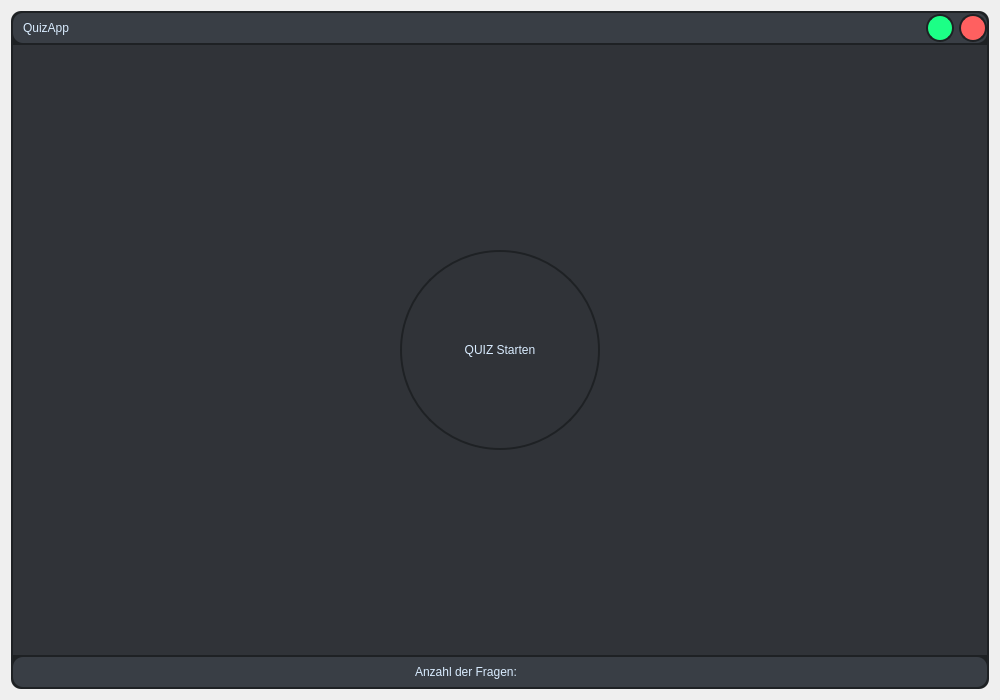
<?xml version="1.0" encoding="UTF-8"?>
<ui version="4.0">
 <class>Form</class>
 <widget class="QWidget" name="Form">
  <property name="geometry">
   <rect>
    <x>0</x>
    <y>0</y>
    <width>1000</width>
    <height>700</height>
   </rect>
  </property>
  <property name="minimumSize">
   <size>
    <width>1000</width>
    <height>700</height>
   </size>
  </property>
  <property name="maximumSize">
   <size>
    <width>1000</width>
    <height>700</height>
   </size>
  </property>
  <property name="windowTitle">
   <string>Form</string>
  </property>
  <layout class="QHBoxLayout" name="horizontalLayout">
   <item>
    <widget class="QFrame" name="container">
     <property name="styleSheet">
      <string notr="true">QFrame {
	background-color: #1e2124;
	border-radius:10px;
}</string>
     </property>
     <property name="frameShape">
      <enum>QFrame::StyledPanel</enum>
     </property>
     <property name="frameShadow">
      <enum>QFrame::Raised</enum>
     </property>
     <layout class="QVBoxLayout" name="verticalLayout">
      <property name="spacing">
       <number>2</number>
      </property>
      <property name="leftMargin">
       <number>2</number>
      </property>
      <property name="topMargin">
       <number>2</number>
      </property>
      <property name="rightMargin">
       <number>2</number>
      </property>
      <property name="bottomMargin">
       <number>2</number>
      </property>
      <item>
       <widget class="QFrame" name="toolFrm">
        <property name="maximumSize">
         <size>
          <width>16777215</width>
          <height>30</height>
         </size>
        </property>
        <property name="styleSheet">
         <string notr="true">QFrame {
	background-color: #393e45;
}</string>
        </property>
        <property name="frameShape">
         <enum>QFrame::StyledPanel</enum>
        </property>
        <property name="frameShadow">
         <enum>QFrame::Raised</enum>
        </property>
        <layout class="QHBoxLayout" name="horizontalLayout_2">
         <property name="spacing">
          <number>5</number>
         </property>
         <property name="leftMargin">
          <number>10</number>
         </property>
         <property name="topMargin">
          <number>0</number>
         </property>
         <property name="rightMargin">
          <number>0</number>
         </property>
         <property name="bottomMargin">
          <number>0</number>
         </property>
         <item>
          <widget class="QLabel" name="appName">
           <property name="maximumSize">
            <size>
             <width>16777215</width>
             <height>30</height>
            </size>
           </property>
           <property name="styleSheet">
            <string notr="true">QLabel {
	font: 700 10pt &quot;Unispace&quot;;
	color: rgb(217, 236, 255);
}</string>
           </property>
           <property name="text">
            <string>QuizApp</string>
           </property>
          </widget>
         </item>
         <item>
          <widget class="QPushButton" name="minBtn">
           <property name="minimumSize">
            <size>
             <width>28</width>
             <height>28</height>
            </size>
           </property>
           <property name="maximumSize">
            <size>
             <width>28</width>
             <height>28</height>
            </size>
           </property>
           <property name="styleSheet">
            <string notr="true">QPushButton {

background-color:rgb(28, 255, 134);
border-radius:14px;
border: 2px solid #1e2124;
color:#d9ecff;
	font: 700 9pt &quot;Unispace&quot;;
}

QPushButton:hover {
background-color: rgb(120, 255, 163);
}

QPushButton:pressed {
	background-color: rgb(115, 255, 73);
	border: 2px solid #d9ecff;
}</string>
           </property>
           <property name="text">
            <string/>
           </property>
          </widget>
         </item>
         <item>
          <widget class="QPushButton" name="exitBtn">
           <property name="minimumSize">
            <size>
             <width>28</width>
             <height>28</height>
            </size>
           </property>
           <property name="maximumSize">
            <size>
             <width>28</width>
             <height>28</height>
            </size>
           </property>
           <property name="styleSheet">
            <string notr="true">QPushButton {

background-color:rgb(255, 96, 96);
border-radius:14px;
border: 2px solid #1e2124;
color:#d9ecff;
	font: 700 9pt &quot;Unispace&quot;;
}

QPushButton:hover {
background-color: rgb(255, 156, 156);
}

QPushButton:pressed {
	background-color: rgb(255, 61, 61);
	border: 2px solid #d9ecff;
}</string>
           </property>
           <property name="text">
            <string/>
           </property>
          </widget>
         </item>
        </layout>
       </widget>
      </item>
      <item>
       <widget class="QFrame" name="mainContainer">
        <property name="styleSheet">
         <string notr="true">QFrame {

background-color:#303338;
border-radius:0px;
	background-image: url(:/main/bg0003.png);
background-position:center;
background-repeat: no-repeat; 

}</string>
        </property>
        <property name="frameShape">
         <enum>QFrame::StyledPanel</enum>
        </property>
        <property name="frameShadow">
         <enum>QFrame::Raised</enum>
        </property>
        <layout class="QHBoxLayout" name="horizontalLayout_3">
         <item>
          <widget class="QPushButton" name="startBtn">
           <property name="minimumSize">
            <size>
             <width>200</width>
             <height>200</height>
            </size>
           </property>
           <property name="maximumSize">
            <size>
             <width>200</width>
             <height>200</height>
            </size>
           </property>
           <property name="styleSheet">
            <string notr="true">QPushButton {

background-color:#303338;
border-radius:100px;
border: 2px solid #1e2124;
color:#d9ecff;
	font: 700 9pt &quot;Unispace&quot;;
}

QPushButton:hover {
background-color: #393e45;
}

QPushButton:pressed {
	background-color: #1e2124;
	border: 2px solid #d9ecff;
}</string>
           </property>
           <property name="text">
            <string>QUIZ Starten</string>
           </property>
          </widget>
         </item>
        </layout>
       </widget>
      </item>
      <item>
       <widget class="QFrame" name="statusFrm">
        <property name="maximumSize">
         <size>
          <width>16777215</width>
          <height>30</height>
         </size>
        </property>
        <property name="styleSheet">
         <string notr="true">QFrame {
	background-color: #393e45;
}</string>
        </property>
        <property name="frameShape">
         <enum>QFrame::StyledPanel</enum>
        </property>
        <property name="frameShadow">
         <enum>QFrame::Raised</enum>
        </property>
        <layout class="QHBoxLayout" name="horizontalLayout_4">
         <property name="leftMargin">
          <number>1</number>
         </property>
         <property name="topMargin">
          <number>1</number>
         </property>
         <property name="rightMargin">
          <number>1</number>
         </property>
         <property name="bottomMargin">
          <number>1</number>
         </property>
         <item>
          <widget class="QLabel" name="label">
           <property name="maximumSize">
            <size>
             <width>170</width>
             <height>16777215</height>
            </size>
           </property>
           <property name="styleSheet">
            <string notr="true">QLabel {
	font: 700 10pt &quot;Unispace&quot;;
	color: rgb(217, 236, 255);
}</string>
           </property>
           <property name="text">
            <string>Anzahl der Fragen: </string>
           </property>
          </widget>
         </item>
        </layout>
       </widget>
      </item>
     </layout>
    </widget>
   </item>
  </layout>
 </widget>
 <resources>
  <include location="resorces/bg_img.qrc"/>
 </resources>
 <connections/>
</ui>
